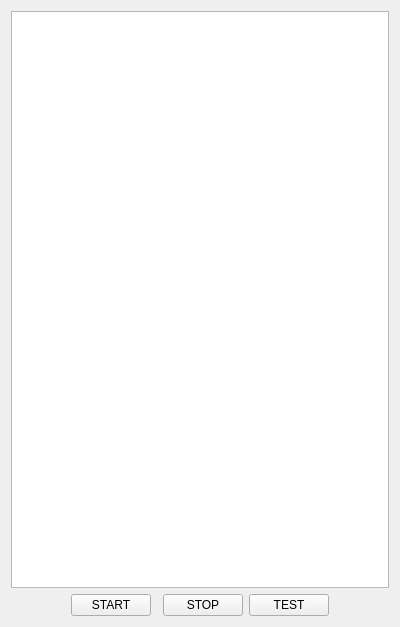
<?xml version="1.0" encoding="UTF-8"?>
<ui version="4.0">
 <class>serversocket</class>
 <widget class="QWidget" name="serversocket">
  <property name="geometry">
   <rect>
    <x>0</x>
    <y>0</y>
    <width>400</width>
    <height>627</height>
   </rect>
  </property>
  <property name="windowTitle">
   <string>Form</string>
  </property>
  <layout class="QGridLayout" name="gridLayout">
   <item row="2" column="0">
    <spacer name="horizontalSpacer">
     <property name="orientation">
      <enum>Qt::Horizontal</enum>
     </property>
     <property name="sizeHint" stdset="0">
      <size>
       <width>29</width>
       <height>20</height>
      </size>
     </property>
    </spacer>
   </item>
   <item row="2" column="5">
    <spacer name="horizontalSpacer_2">
     <property name="orientation">
      <enum>Qt::Horizontal</enum>
     </property>
     <property name="sizeHint" stdset="0">
      <size>
       <width>29</width>
       <height>20</height>
      </size>
     </property>
    </spacer>
   </item>
   <item row="2" column="1">
    <widget class="QPushButton" name="start">
     <property name="text">
      <string>START</string>
     </property>
    </widget>
   </item>
   <item row="2" column="3">
    <widget class="QPushButton" name="stop">
     <property name="text">
      <string>STOP</string>
     </property>
    </widget>
   </item>
   <item row="0" column="0" colspan="6">
    <widget class="QTextEdit" name="textEdit"/>
   </item>
   <item row="2" column="4">
    <widget class="QPushButton" name="test">
     <property name="text">
      <string>TEST</string>
     </property>
    </widget>
   </item>
  </layout>
 </widget>
 <resources/>
 <connections/>
</ui>
